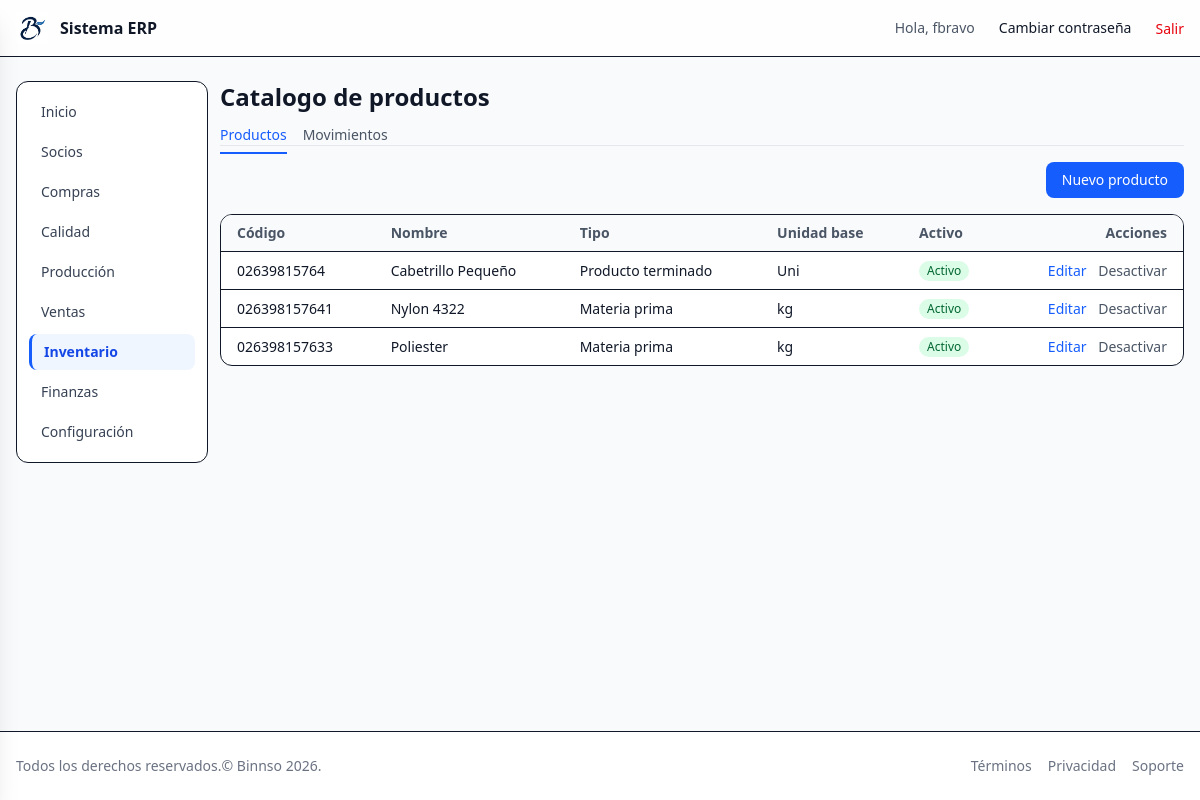
Screenshot of /inventory/ (signed in) with the database file from the repository.
### inventory/models.py (models this page shows, shortened)
class Product(AuditModel):
    product_type = models.CharField(
    max_length=10,
    choices=ProductType.choices,
    default=ProductType.RAW,   # Por defecto materia prima
    )
    code = models.CharField(max_length=50, unique=True ) # codigo uncio de producto
    code_2 = models.CharField(max_length=50, blank=True, null=True)
    name = models.CharField(max_length=200)
    base_unit = models.ForeignKey(   #  unidad técnica base
        Unit,
        on_delete=models.PROTECT,
        related_name="products",
        verbose_name="Unidad base",
    )
    unit_price = models.DecimalField(max_digits=10, decimal_places=4, default=0)
    unit_cost = models.DecimalField(max_digits=10, decimal_places=4,  null=True, blank=True)
    tax_scheme = models.ForeignKey(
        TaxScheme,
        on_delete=models.SET_NULL,
        null=True,
        blank=True,
        related_name="products",
        verbose_name="Esquema tributario",
    )
    provider = models.CharField(max_length=200, blank=True, null=True)
    category = models.CharField(max_length=100, blank=True, null=True)
    brand = models.CharField(max_length=100, blank=True, null=True)
    attribute1 = models.CharField(max_length=100, blank=True, null=True)
    attribute2 = models.CharField(max_length=100, blank=True, null=True)
    is_active = models.BooleanField(default=True)
    lot_prefix = models.CharField(
        max_length=20,
        blank=True,
        null=True,
        help_text="Prefijo para el lote de producción (ej: CAP, CAM, 00101, 00102)."
    )
    use_date_in_lot = models.BooleanField(
        default=True,
        help_text="Si está activo, el lote incluye mes y año de fabricación."
    )
    class Meta:
        ordering = ["name"]
        verbose_name = "Producto"
        verbose_name_plural = "Productos"
        permissions = [
            ("export_product", "Puede exportar productos"),
        ]

### core/models.py (models this page shows, shortened)
class AuditModel(models.Model):
    created_at = models.DateTimeField(auto_now_add=True)
    updated_at = models.DateTimeField(auto_now=True)
    created_by = models.ForeignKey(settings.AUTH_USER_MODEL, null=True, blank=True,
    related_name="%(class)s_created", on_delete=models.SET_NULL)
    updated_by = models.ForeignKey(settings.AUTH_USER_MODEL, null=True, blank=True,
    related_name="%(class)s_updated", on_delete=models.SET_NULL)
    class Meta:
        abstract = True

class Unit(AuditModel):
    code = models.CharField(max_length=10,unique=True,
    help_text="Código corto: kg, g, m, cm, un, caja, etc."
    )
    name = models.CharField(max_length=50,
    help_text="Nombre descriptivo: Kilogramo, Metro, Unidad, Caja..."
    )
    category = models.CharField(max_length=10,choices=UnitCategory.choices,default=UnitCategory.COUNT,
    )
    factor_to_base = models.DecimalField(max_digits=10,decimal_places=4,
    help_text="Factor para convertir a la unidad base de la categoría"
    )
    is_active = models.BooleanField(default=True)
    class Meta:
        verbose_name = "Unidad de medida"
        verbose_name_plural = "Unidades de medida"

### inventory/views.py (the view)
# urls.py: path("", views.ProductListView.as_view(), name="index"),
class ProductListView(LoginRequiredMixin, ModulePermissionMixin, ListView):
    permission_required = "inventory.view_product"
    model = Product
    template_name = "inventory/index.html"
    context_object_name = "page"
    paginate_by = 20
    def get_queryset(self):
        qs = Product.objects.filter(is_active=True).order_by("name")
        q = self.request.GET.get("q")
        if q:
            qs = qs.filter(name__icontains=q) | qs.filter(code__icontains=q)
        return qs

### core/context_processors.py (called while the page is built, shortened)
def module_access(request):
    user = getattr(request, "user", None)
    if user is None or not user.is_authenticated:
        return {"modules": {k: False for k in MODULE_APP_MAP}}
    if user.is_superuser or user.groups.filter(name="admin").exists():
        return {"modules": {k: True for k in MODULE_APP_MAP}}

### core/mixins.py (called while the page is built)
    def has_permission(self):
        user = self.request.user
        if user.is_superuser or user.groups.filter(name="admin").exists():
            return True
        return super().has_permission()

### templates/inventory/index.html (shortened to what this page needs)
{% extends 'layouts/app.html' %}
{% block app_header %}
  <div class="mb-3">
    <h1 class="text-2xl font-bold">Catalogo de productos</h1>
  </div>
{% endblock %}
{% block app_content %}
  {% include 'inventory/_nav.html' %}
  <div class="mb-4 flex justify-end">
    <a href="{% url 'inventory:product_create' %}"
       class="rounded-lg bg-blue-600 px-4 py-2 text-sm font-medium text-white hover:bg-blue-700">
      Nuevo producto
    </a>
  </div>
  <div class="overflow-x-auto rounded-xl border bg-white">
    <table class="min-w-full text-sm">
      <thead class="bg-gray-50 text-left text-gray-600">
        <tr>
          <th class="px-4 py-2">Código</th>
          <th class="px-4 py-2">Nombre</th>
          <th class="px-4 py-2">Tipo</th>
          <th class="px-4 py-2">Unidad base</th>
          <th class="px-4 py-2">Activo</th>
          <th class="px-4 py-2 text-right">Acciones</th>
        </tr>
      </thead>
      <tbody>
        {% for p in object_list %}
          <tr class="border-t">
            <td class="px-4 py-2">{{ p.code }}</td>
            <td class="px-4 py-2">{{ p.name }}</td>
            <td class="px-4 py-2">{{ p.get_product_type_display }}</td>
            <td class="px-4 py-2">{{ p.base_unit.code }}</td>
            <td class="px-4 py-2">
              {% if p.is_active %}
                <span class="inline-flex rounded-full bg-green-100 px-2 py-0.5 text-xs text-green-800">
                  Activo
                </span>
              {% else %}
                <span class="inline-flex rounded-full bg-red-100 px-2 py-0.5 text-xs text-red-800">
                  Inactivo
                </span>
              {% endif %}
            </td>
            <td class="px-4 py-2 text-right space-x-2">
              <a href="{% url 'inventory:product_update' p.pk %}"
                 class="text-blue-600 hover:underline text-sm">Editar</a>
              <a href="{% url 'inventory:product_toggle' p.pk %}"
                 class="text-gray-600 hover:underline text-sm">
                {% if p.is_active %}Desactivar{% else %}Activar{% endif %}
              </a>
            </td>
          </tr>
        {% empty %}
          <tr>
            <td colspan="6" class="px-4 py-6 text-center text-gray-500">
              No hay productos registrados.
            </td>
          </tr>
        {% endfor %}
      </tbody>
    </table>
  </div>
{% endblock %}

### templates/partials/_navbar.html (shortened to what this page needs)
{% load static %}
<header class="bg-white/80 backdrop-blur border-b">
  <div class="container mx-auto max-w-7xl px-4 py-3 flex items-center justify-between">
    <a href="{% url 'dashboard' %}" class="flex items-center gap-3">
      <img src="{% static 'img/logo.png' %}" alt="Logo" class="h-8 w-8" />
      <span class="font-semibold">Sistema ERP</span>
    </a>
    <nav class="hidden md:flex items-center gap-6">
      {% if request.user.is_authenticated %}
        <span class="text-sm text-gray-600">Hola, {{ request.user.get_username }}</span>
        <a href="{% url 'password_change' %}" class="text-sm hover:underline">Cambiar contraseña</a>
        <form method="post" action="{% url 'logout' %}" class="inline">
          <button type="submit" class="text-sm text-red-600 hover:underline">
          Salir
        </button>
          </form>
      {% else %}
        <a href="{% url 'login' %}" class="text-sm text-blue-600 hover:underline">Iniciar sesión</a>
      {% endif %}
    </nav>
  </div>
</header>

### rows the page displays
Product: code "02639815764", name "Cabetrillo Pequeño", product_type "Producto terminado", base_unit.code "Uni", is_active "Activo"
Product: code "026398157641", name "Nylon 4322", product_type "Materia prima", base_unit.code "kg", is_active "Activo"
Product: code "026398157633", name "Poliester", product_type "Materia prima", base_unit.code "kg", is_active "Activo"

### other values shown
{{ request.user.get_username }} "fbravo"
